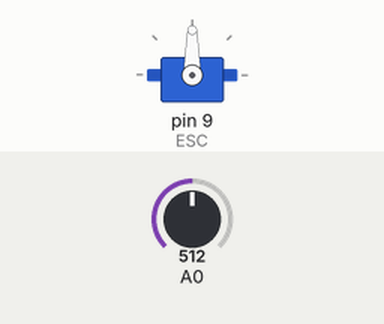
This sketch was run on a simulated Arduino Uno, built with avr-gcc and run on an emulated ATmega328P. On the bench: servo. The test bench sets the inputs (shaded band); at power-on: A0 = 512. What the sketch prints to the serial monitor is not drawn.

Above: at 1.2 s.
1.3 s: A0 set to 716
At 2.5 s:
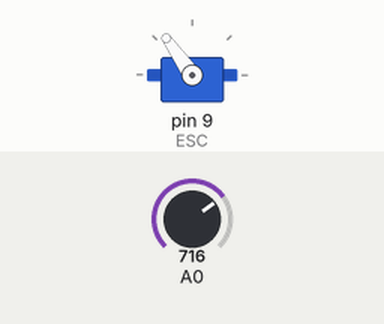
2.8 s: A0 set to 900
At 3.6 s:
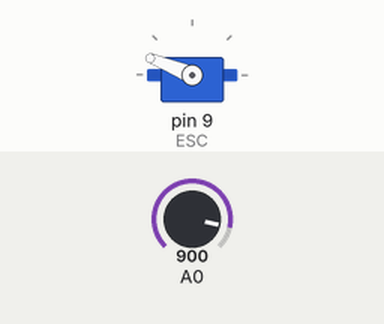
4.3 s: A0 set to 1023
At 4.9 s:
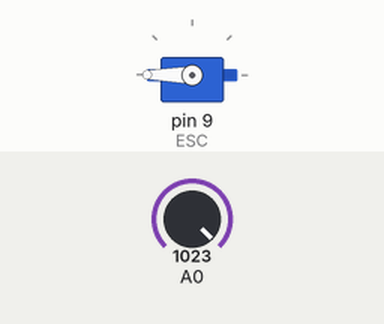
5.8 s: A0 set to 306
At 7.0 s:
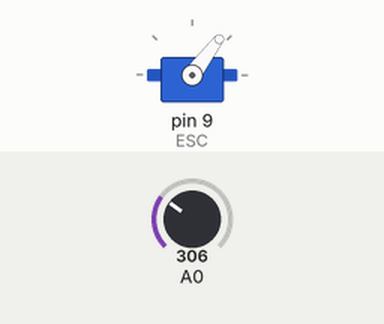
7.3 s: A0 set to 122
At 8.3 s:
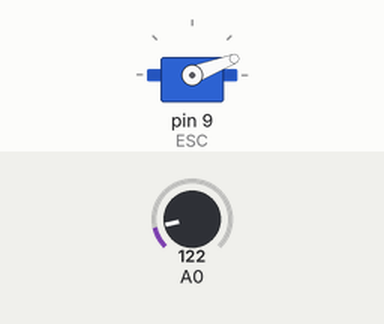
8.8 s: A0 set to 0
At 9.3 s:
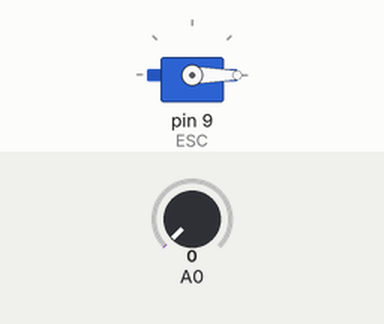
Timing chart, 0 to 11.3 s (numbered marks = the images above; inputs shaded):
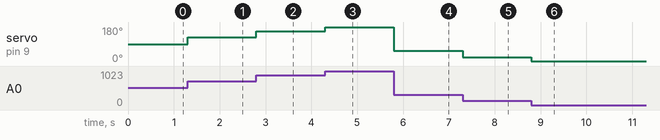

Measured:
- after the input at 1.3 s, servo on pin 9 (ESC): 90° → 125° at once
- after the input at 2.8 s, servo on pin 9 (ESC): 125° → 158° at once
- after the input at 4.3 s, servo on pin 9 (ESC): 158° → 180° at once
- after the input at 5.8 s, servo on pin 9 (ESC): 180° → 53° at once
- after the input at 7.3 s, servo on pin 9 (ESC): 53° → 21° at once
- after the input at 8.8 s, servo on pin 9 (ESC): 21° → 0° at once

The sketch:

servo_control.ino
```cpp
/*
  servo potentiometer control
*/

#include <Servo.h>

Servo ESC;     // create servo object to control the ESC

int potValue;  // value from the analog pin

// the setup routine runs once when you press reset:
void setup() {
  // initialize serial communication at 9600 bits per second:
  Serial.begin(9600);

  // Attach the ESC on pin 9 (pin, min pulse width, max pulse width in microseconds)
  ESC.attach(9,1000,2000);
}

// the loop routine runs over and over again forever:
void loop() {
  // reads the value of the potentiometer (value between 0 and 1023)
  potValue = analogRead(A0);

  // scale it to use it with the servo library (value between 0 and 180)
  potValue = map(potValue, 0, 1023, 0, 180);

  // Send the signal to the ESC
  ESC.write(potValue);

  // print out the value you read:
  Serial.println(potValue);

  // delay in between reads for stability
  delay(1);
}
```
